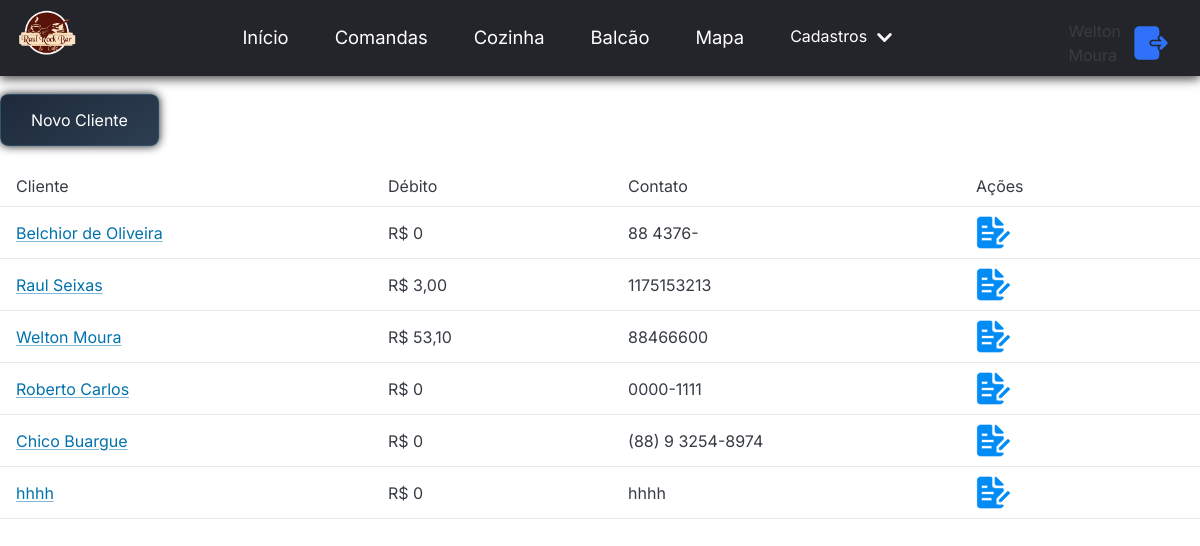
/clients/ (signed in), run on an earlier commit of the app's database.
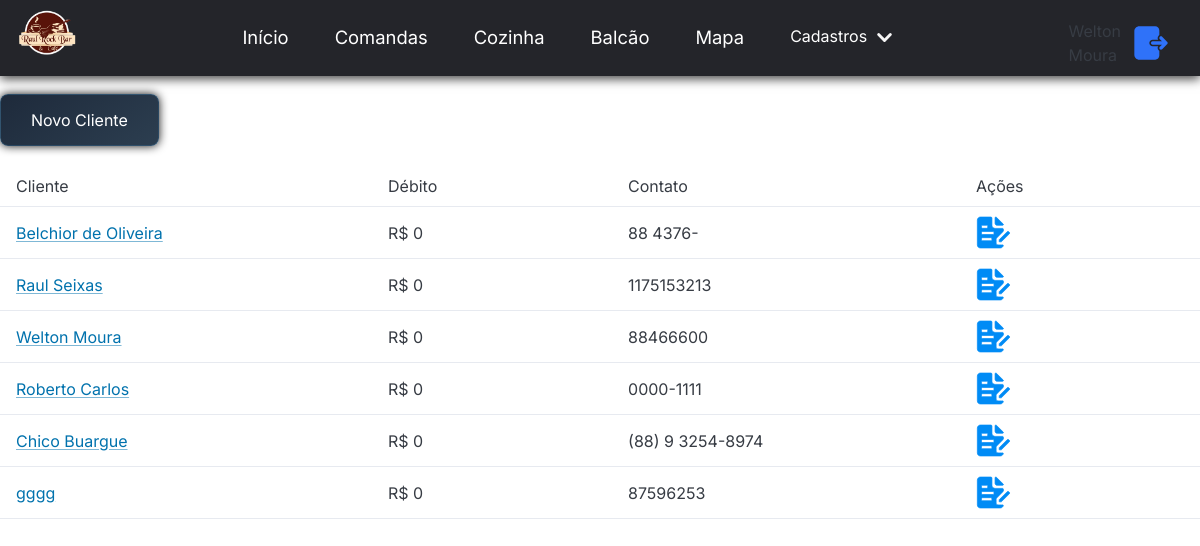
And on a later commit of the database.
### clients/models.py (models this page shows, shortened)
class Client(models.Model):
    id = models.AutoField(primary_key=True)
    name = models.CharField(max_length=255)
    debt = models.DecimalField(max_digits=10, decimal_places=2)
    created_at = models.DateTimeField(auto_now_add=True)
    active = models.BooleanField(default=True)
    contact = models.CharField(max_length=255, null=True, blank=True)

### comandas/models.py (models this page shows, shortened)
class Comanda(models.Model):
    id = models.AutoField(primary_key=True)
    mesa = models.ForeignKey(Mesa, on_delete=models.CASCADE)
    user = models.ForeignKey(User, on_delete=models.CASCADE, null=False, blank=True)
    type_pay = models.ForeignKey(TypePay, on_delete=models.SET_NULL, null=True)
    dt_open = models.DateTimeField(auto_now_add=True)
    dt_close = models.DateTimeField(null=True, blank=True)
    client = models.ForeignKey(Client, on_delete=models.SET_NULL, null=True, blank=True)
    name = models.CharField(max_length=255)
    status = models.CharField(max_length=255, default="OPEN")

class ProductComanda(models.Model):
    id = models.AutoField(primary_key=True)
    comanda = models.ForeignKey(Comanda, on_delete=models.CASCADE)
    data_time = models.DateTimeField(auto_now_add=True)
    product = models.ForeignKey(Product, on_delete=models.PROTECT)
    applicant = models.CharField(max_length=255, null=True, blank=True)

### payments/models.py (models this page shows, shortened)
class Payments(models.Model):
    id = models.AutoField(primary_key=True)
    value = models.DecimalField(max_digits=10, decimal_places=2)
    type_pay = models.ForeignKey(TypePay, on_delete=models.PROTECT)
    comanda = models.ForeignKey(Comanda, on_delete=models.PROTECT)
    client = models.ForeignKey(Client, null=True , on_delete=models.PROTECT)
    description = models.CharField(max_length=255)
    datetime = models.DateTimeField(auto_now_add=True)

### products/models.py (models this page shows, shortened)
class Product(models.Model):
    id = models.AutoField(primary_key=True)
    name = models.CharField(max_length=100)
    description = models.TextField(null=True, blank=True)
    image = models.ImageField(null=True, blank=True)
    price = models.DecimalField(max_digits=10, decimal_places=2)
    quantity = models.IntegerField(null=False, default=0)
    category = models.ForeignKey(Categories, on_delete=models.CASCADE)
    cuisine = models.BooleanField(default=False)
    active = models.BooleanField(default=True)

### gestaoRaul/decorators.py (the view)
        def wrapper(request, *args, **kwargs):
            if request.user != None:
                if request.user.is_authenticated:
                    if request.user.groups.filter(name=groupName).exists():
                        return view_function(request, *args, **kwargs)
                    else:
                        return HttpResponseForbidden('tu nao tem acesso rapa')
                else:
                    return  HttpResponseRedirect(reverse('login'), status=302)
            else:
                print(f"Erro no decorator: usuario none")
                return HttpResponseRedirect(reverse('login'), status=302)

### clients/views.py (called while the page is built)
@group_required(groupName='Gerente')
def clients(request):
    clients = Client.objects.all()
    return render(request, 'clients.html', {'clients': clients})

### comandas/templatetags/custom_filter_tag.py (called while the page is built)
@register.filter(name='totalFiado')
def viewClient(clientId):
    config = {
        'taxa': False
    }
    client = Client.objects.get(id=int(clientId))
    comandas = Comanda.objects.filter(client = client).filter(status = 'FIADO')
    total = Decimal(0)
    for comanda in comandas:
        totalConsumo = 0
        totalParcial = 0
        consumo = ProductComanda.objects.filter(comanda=comanda)
        parcial = Payments.objects.filter(comanda=comanda)
        for p in parcial:
            totalParcial += p.value
        for produto in consumo:
            totalConsumo += produto.product.price
        total+= (totalConsumo - totalParcial)
    total = total + round(total * Decimal(0.1), 2) if config['taxa'] else total
    return total

@register.filter(name='groupUser')
def has_group(user, group_name):
    return user.groups.filter(name=group_name).exists()

### clients/templates/clients.html (shortened to what this page needs)
{% extends "base.html" %}
{% load static %}
{% load custom_filter_tag %}
{% block 'head' %}
<link rel="stylesheet" href="{% static 'clients/css/clients.css' %}">
{% endblock %}
{% block 'body' %}
<div class="grid-container">
    <div class="grid-top">
      <button class="btn-primary"
       onclick="openModal()" id="openModal">Novo Cliente</button>
    </div>
    <table id="client-list">
      <tr>
        <th style="text-align: left;">Cliente</th>
        <th style="text-align: left;width: 20%;">Débito</th>
        <th class="hide-on-mobile" style="text-align: left;">Contato</th>
        <th class="hide-on-mobile" style="text-align: left;width: 20%;">Ações</th>
      </tr>
  {% for client in clients %}
  <tr>
      <td ><a id="name-{{client.id}}" href="{% url 'viewClient' client.id %}">{{client.name}}</a></td>
      <td id="debt-{{client.id}}" >R$ {{client.id | totalFiado}}</td>
      <td class="hide-on-mobile" id="contact-{{client.id}}" >{{client.contact}}</td>
      <td>
    <div class="grid-buttons hide-on-mobile">
    <img
      src="{% static 'midia/icons/edit.svg' %}"
      style=" width: 35px; height: 35px; cursor: pointer;"
      onclick="editclient({{client.id}})" >
    </div>
    </td>
  </tr>
  {% endfor %}
</table>
</div>
{% endblock %}

What changed in the data, as far as the page shows it:
computed for Client "Raul Seixas": id|totalFiado "3,00" → "0"
computed for Client "Welton Moura": id|totalFiado "53,10" → "0"
changed Client: name "hhhh" → "gggg"; contact "hhhh" → "87596253"
